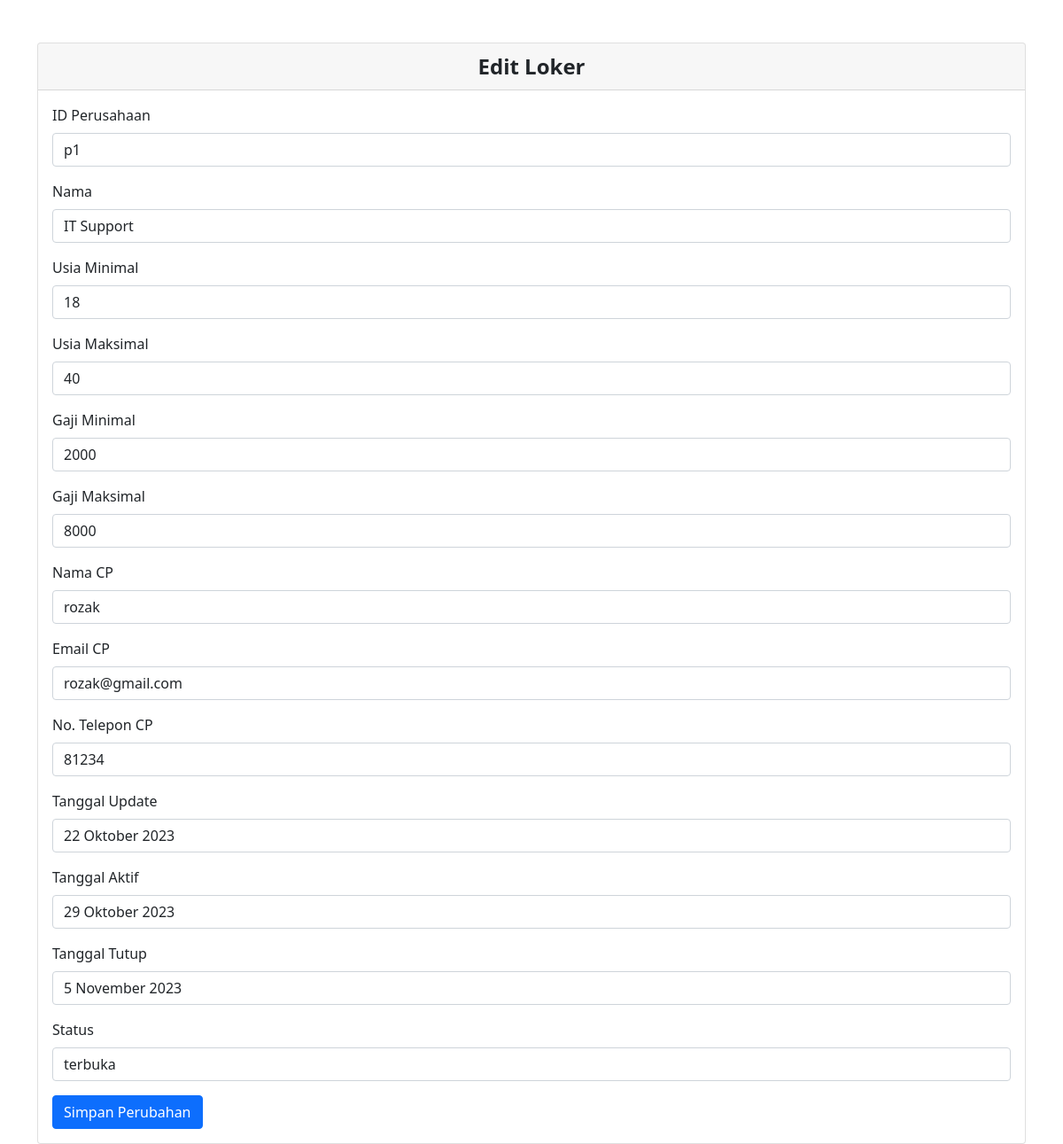
Page /CRUD_loker/edit_loker.php?idloker=1 on the earlier database version.
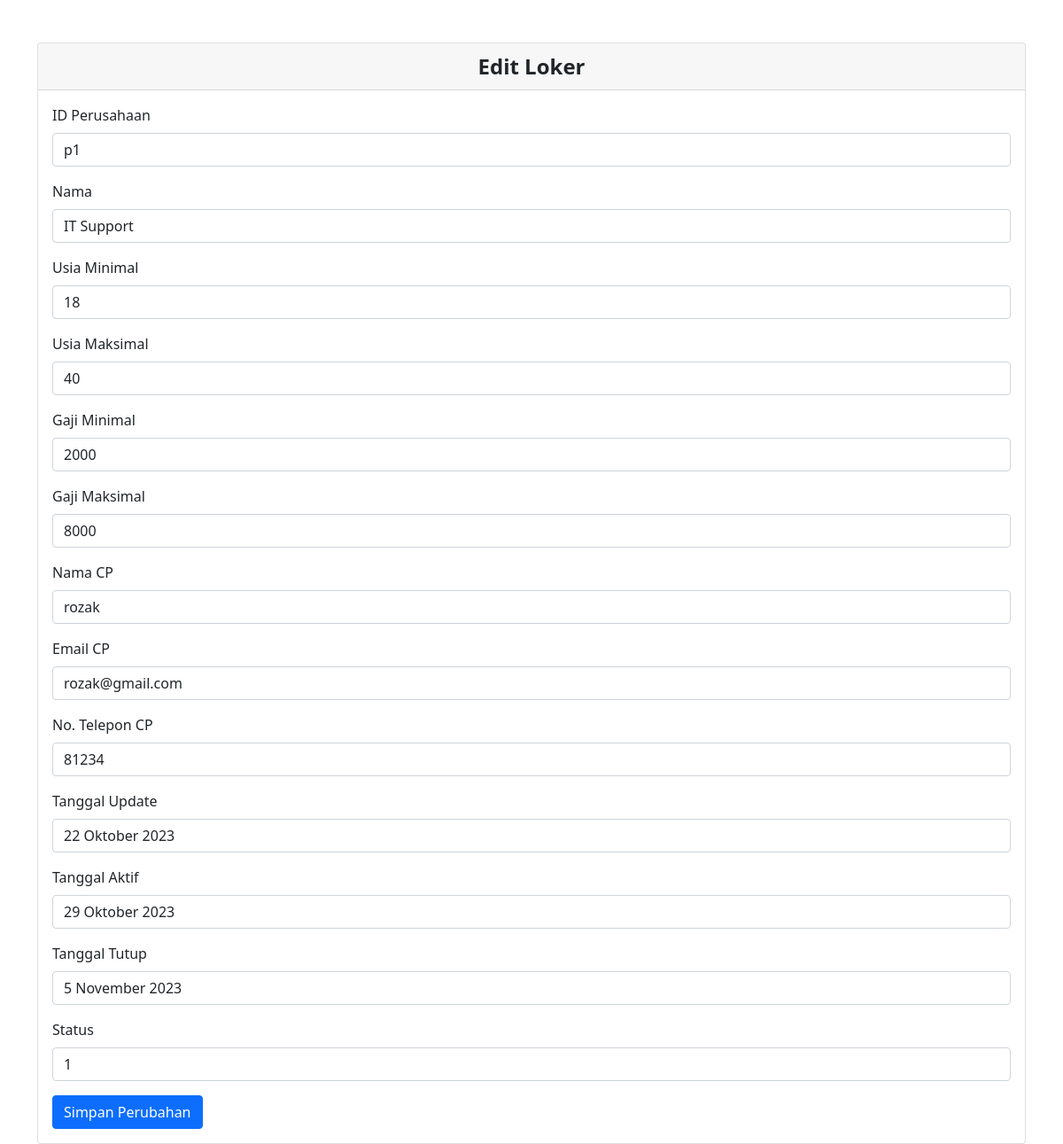
Same page on the later database version.
### tables this page shows
CREATE TABLE `loker` (
  `idloker` varchar(20) NOT NULL,
  `idperusahaan` varchar(20) NOT NULL,
  `nama` varchar(50) NOT NULL,
  `tipe` varchar(20) NOT NULL,
  `usia_min` int(11) NOT NULL,
  `usia_max` int(11) NOT NULL,
  `gaji_min` int(20) NOT NULL,
  `gaji_max` int(25) NOT NULL,
  `nama_cp` varchar(30) NOT NULL,
  `email_cp` varchar(50) NOT NULL,
  `no_telp_cp` int(15) NOT NULL,
  `tgl_update` varchar(30) NOT NULL,
  `tgl_aktif` varchar(30) NOT NULL,
  `tgl_tutup` varchar(30) NOT NULL,
  `status` varchar(30) NOT NULL
);

### CRUD_loker/edit_loker.php (the view, shortened to what this page needs)
<?php
require_once('../db_login.php');
if (isset($_GET['idloker'])) {
    $idloker = $_GET['idloker'];
    $query = "SELECT * FROM loker WHERE idloker = $idloker";
    $result = $db->query($query);
    if ($result->num_rows > 0) {
        $row = $result->fetch_assoc();
    } else {
        echo "Data loker tidak ditemukan.";
        exit;
    }
}
?>
<div class="card mt-5">
    <div class="card-header text-center" style="font-size: 24px; font-weight: bold;">Edit Loker</div>
    <div class="card-body">
        <form method="POST" action="<?php echo $_SERVER['PHP_SELF']; ?>">
            <div class="mb-3">
                <label for="idperusahaan" class="form-label">ID Perusahaan</label>
                <input type="text" class="form-control" name="idperusahaan" value="<?php echo $row['idperusahaan']; ?>">
            </div>
            <div class="mb-3">
                <label for="nama" class="form-label">Nama</label>
                <input type="text" class="form-control" name="nama" value="<?php echo $row['nama']; ?>">
            </div>
            <div class="mb-3">
                <label for="usia_min" class="form-label">Usia Minimal</label>
                <input type="number" class="form-control" name="usia_min" value="<?php echo $row['usia_min']; ?>">
            </div>
            <div class="mb-3">
                <label for="usia_max" class= "form-label">Usia Maksimal</label>
                <input type="number" class="form-control" name="usia_max" value="<?php echo $row['usia_max']; ?>">
            </div>
            <div class="mb-3">
                <label for="gaji_min" class="form-label">Gaji Minimal</label>
                <input type="number" class="form-control" name="gaji_min" value="<?php echo $row['gaji_min']; ?>">
            </div>
            <div class="mb-3">
                <label for="gaji_max" class="form-label">Gaji Maksimal</label>
                <input type="number" class="form-control" name="gaji_max" value="<?php echo $row['gaji_max']; ?>">
            </div>
            <div class="mb-3">
                <label for="nama_cp" class="form-label">Nama CP</label>
                <input type="text" class="form-control" name="nama_cp" value="<?php echo $row['nama_cp']; ?>">
            </div>
            <div class="mb-3">
                <label for="email_cp" class="form-label">Email CP</label>
                <input type="text" class="form-control" name="email_cp" value="<?php echo $row['email_cp']; ?>">
            </div>
            <div class="mb-3">
                <label for="no_telp_cp" class="form-label">No. Telepon CP</label>
                <input type="text" class="form-control" name="no_telp_cp" value="<?php echo $row['no_telp_cp']; ?>">
            </div>
            <div class="mb-3">
                <label for="tgl_update" class="form-label">Tanggal Update</label>
                <input type="text" class="form-control" name="tgl_update" value="<?php echo $row['tgl_update']; ?>">
            </div>
            <div class="mb-3">
                <label for="tgl_aktif" class="form-label">Tanggal Aktif</label>
                <input type="text" class="form-control" name="tgl_aktif" value="<?php echo $row['tgl_aktif']; ?>">
            </div>
            <div class="mb-3">
                <label for="tgl_tutup" class="form-label">Tanggal Tutup</label>
                <input type="text" class="form-control" name="tgl_tutup" value="<?php echo $row['tgl_tutup']; ?>">
            </div>
            <div class="mb-3">
                <label for="status" class="form-label">Status</label>
                <input type="text" class="form-control" name="status" value="<?php echo $row['status']; ?>">
            </div>
            <button type="submit" class="btn btn-primary">Simpan Perubahan</button>
        </form>
    </div>
</div>

Differences in the rows shown:
changed loker "IT Support": status "terbuka" → "1"
